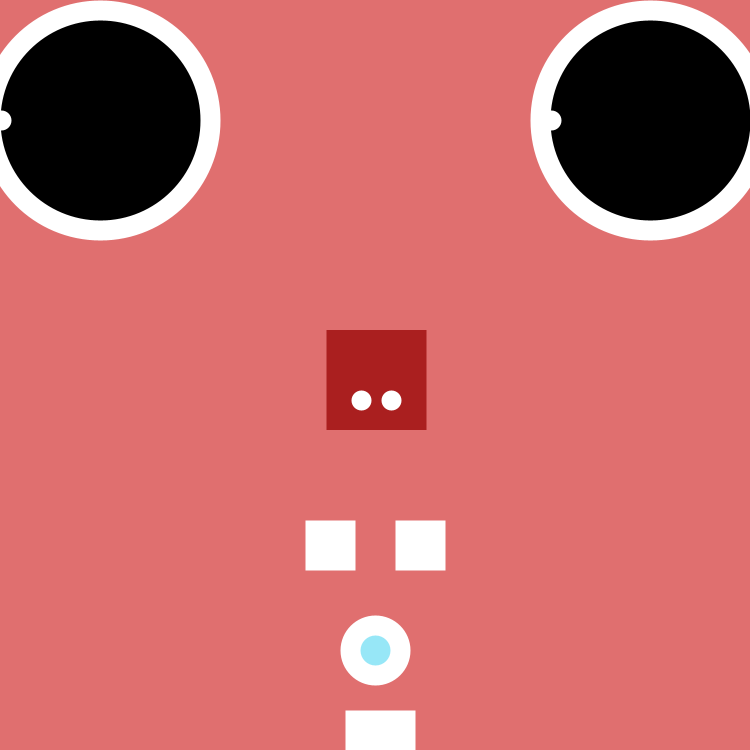
Frame 1 (no input)
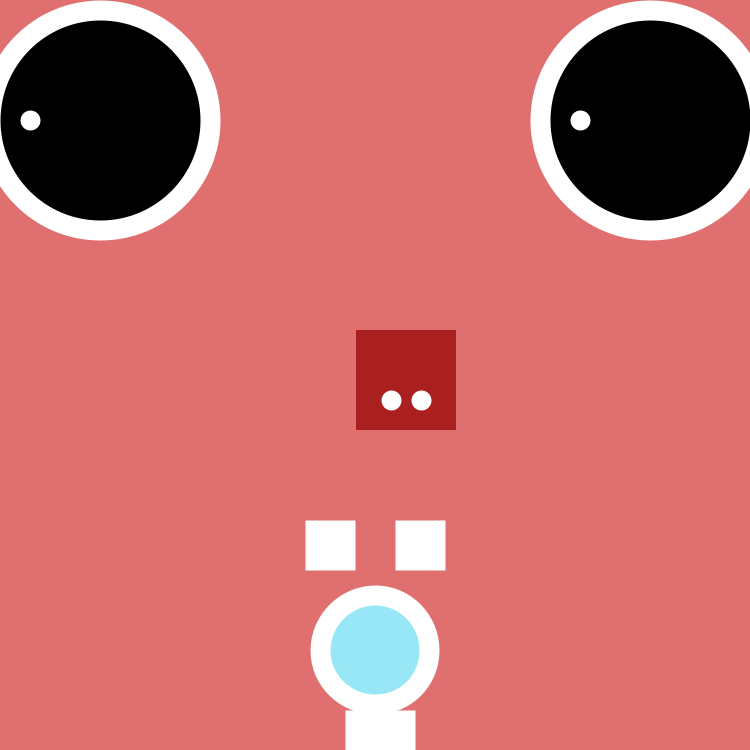
Frame 60 (the mouse pressed at the canvas centre just before this capture)
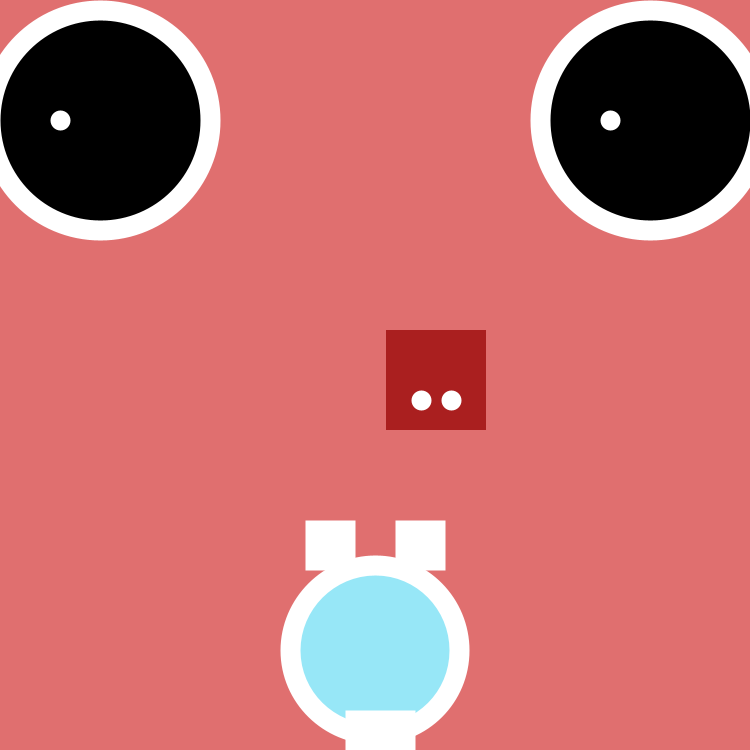
Frame 120 (the mouse held since frame 60 and released just before this capture)

The Processing sketch that drew these frames (run headless with seeded random() and noise(); from frame 60 on, the mouse is pressed at the canvas centre):

// Processing sketch: Alex_felberbaum_animated_creature
// ── Alex_felberbaum_animated_creature.pde
int diameter=50;
float pupilOffset=1;
float pupilSpeed=.5;


void setup() {
  size(750,750);
  
}

void draw(){
  fill(#97E7F7);
  background(#E06F6F);
  
  
  stroke(255);
  strokeWeight(20);
  //eyes
 fill(#000000);
  circle(650,120, 220);
  circle(100,120, 220);
  //mouth
  fill(#97E7F7);
  circle(375,650, diameter);
  diameter=diameter+1;
if(diameter>280){
  diameter= -Math.abs(diameter);
  text("cough", 375,375);
}
  if(diameter<100){
  diameter= diameter;
  text("if feel sick", 375,375);
  }
  if(diameter>270){
  diameter= 50;
  text("if feel sick", 375,375);
  }
//pupils
fill(0);
point(pupilOffset,120);
point(pupilOffset+550,120);

//pupill move
pupilOffset=pupilOffset+pupilSpeed;
if (pupilOffset>195){
pupilSpeed=-abs(pupilSpeed);
}
if (pupilOffset< 5){
pupilSpeed= abs(pupilSpeed);
}
//nose
noStroke();
fill(#AA1F1F);
  square(pupilOffset+325,330, 100);

//nostrills
stroke(255);
strokeWeight(20);


point(pupilOffset+360,400);
point(pupilOffset+390,400);

//teeth
fill(#FFFFFF);
square(355,720, 50);
square(405,530, 30);
square(315,530, 30);

}
